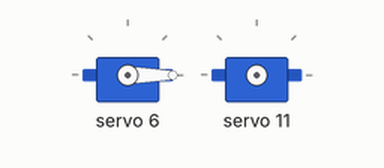
Recording of a sketch running on a simulated Arduino Uno, built with avr-gcc and run on an emulated ATmega328P. On the bench: 2 × servo.

Above: at 0.05 s.
At 0.9 s:
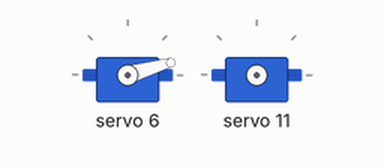
At 3.05 s:
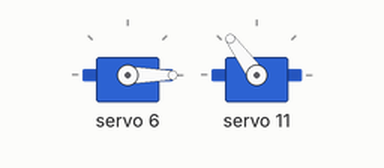
At 6.1 s:
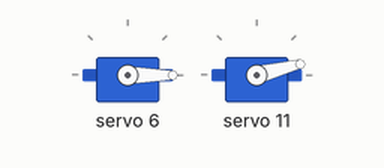
Timing chart, 0 to 9.5 s (numbered marks = the images above):
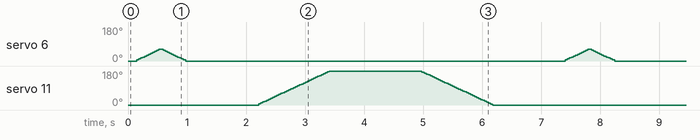

The sketch:

RobotArmV2.ino
```cpp
#include <Wire.h>
#include <Adafruit_PWMServoDriver.h>

Adafruit_PWMServoDriver pwm = Adafruit_PWMServoDriver();

#define SERVOMIN  150 // This is the 'minimum' pulse length count (out of 4096)
#define SERVOMAX  600 // This is the 'maximum' pulse length count (out of 4096)
#define USMIN  600 // This is the rounded 'minimum' microsecond length based on the minimum pulse of 150
#define USMAX  2700 // This is the rounded 'maximum' microsecond length based on the maximum pulse of 600
#define SERVO_FREQ 50 // Analog servos run at ~50 Hz updates

void setup() {
  pwm.begin();
  // In theory the internal oscillator is 25MHz but it really isn't
  // that precise. You can 'calibrate' by tweaking this number till
  // you get the frequency you're expecting!
  pwm.setOscillatorFrequency(12000000);  // The int.osc. is closer to 27MHz
  pwm.setPWMFreq(SERVO_FREQ);  // Analog servos run at ~50 Hz updates
  delay(10);
}
void loop() {

  for (uint16_t microsec = 400; microsec < 1200; microsec++) {
    pwm.writeMicroseconds(6, microsec);
  }
  for (uint16_t microsec = 1200; microsec > 400; microsec--) {
    pwm.writeMicroseconds(6, microsec);
  }
  delay(1000);
  for (uint16_t microsec = 3000; microsec > 3800; microsec++) {
    pwm.writeMicroseconds(0, microsec);
  }
    for (uint16_t microsec = 400; microsec < 2800; microsec++) {
    pwm.writeMicroseconds(11, microsec);
  }
  delay(1000);
  for (uint16_t microsec = 2800; microsec > 400; microsec--) {
    pwm.writeMicroseconds(11, microsec);
  }
  delay(1000);
}
```
